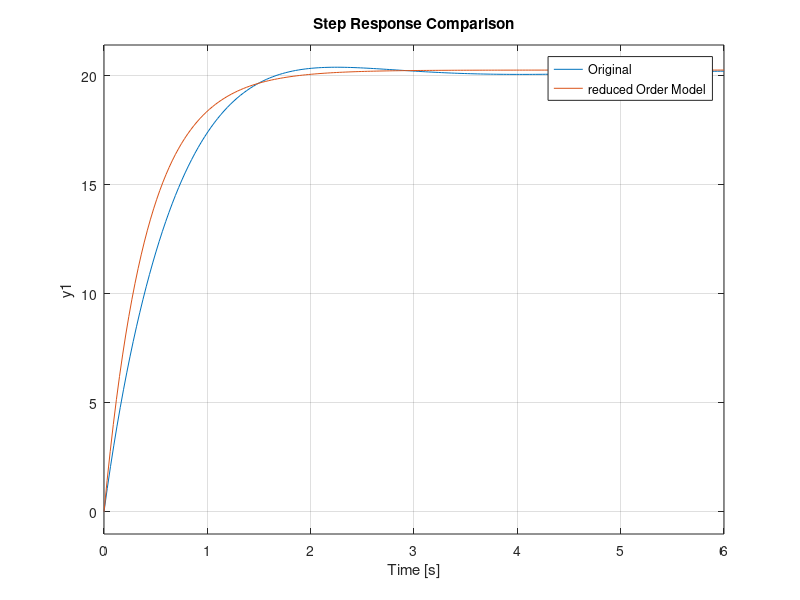

Recreate this plot in MATLAB.
clc; clear; close all;

% what reduced system order do you want ?
reduced_system_order = 3; % for example 3rd order

% Given Transfer Function
num = [35 1086 13285 82402 278376 511812 482964 194480]; % Numerator coefficients 
den = [1 33 437 3017 11870 27470 37492 28880 9600]; % Denominator coefficients 

% Step 1: Flip the coefficients
num_flipped = fliplr(num); % Reverse numerator coefficients
den_flipped = fliplr(den); % Reverse denominator coefficients

% Step 2: Differentiate numerator and denominator separately
[numRows,numColumn] = size(den_flipped);
original_system_order = numColumn -1;
number_of_derivations = original_system_order - reduced_system_order; 

for inx=1:number_of_derivations
    num_derivative = polyder(num_flipped); % Differentiate numerator
    den_derivative = polyder(den_flipped); % Differentiate denominator
    num_flipped = num_derivative;
    den_flipped = den_derivative;
end


% Step 3: Flip the coefficients again
reduced_num = fliplr(num_derivative); % Reverse the new numerator coefficients
reduced_den = fliplr(den_derivative); % Reverse the new denominator coefficients

% Step 4: Calculate value of K

K = (num(end)/den(end))/(reduced_num(end)/reduced_den(end))

% Display results
disp('Original Transfer Function G(s):');
G_original = tf(num, den)

fprintf('Reduced-Order Transfer Function G%d(s):',reduced_system_order);
G2 = tf( K*reduced_num , reduced_den)


figure(1)
step(G_original, G2);
title('Step Response Comparison');
legend('Original', 'reduced Order Model');
